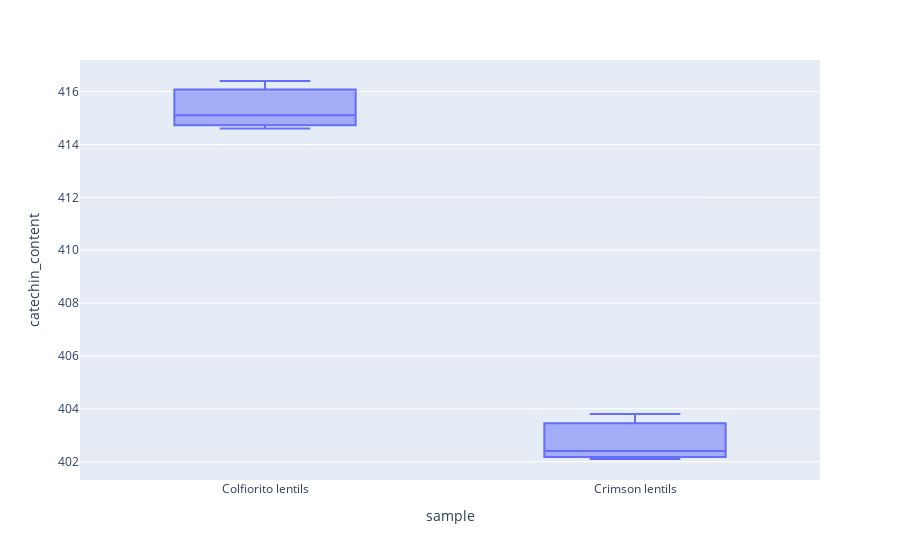

The notebook cell saved with this chart:
### Markdown cell above
## View Variations of Catechin content on specific range

### Code cell
# data.boxplot(by='sample', column =['catechin_content'], grid=False)
# data[data['catechin_content'] > 400].boxplot(column='catechin_content', by='sample', grid=False)
# data[(data['catechin_content'] >= 400) & (data['catechin_content'] <= 450)].boxplot(column='catechin_content', by='sample', grid=False)

df = px.data.tips()
fig = px.box(data[(data['catechin_content'] >= 400) & (data['catechin_content'] <= 450)], x="sample", y="catechin_content")
fig.show()

### Figure 1 — Plotly figure (JSON) as saved in the notebook; plotly's stock layout.template omitted (floating-point values rounded to 4 significant figures)
{"data": [{"alignmentgroup": "True", "hovertemplate": "sample=%{x}<br>catechin_content=%{y}<extra></extra>", "legendgroup": "", "marker": {"color": "#636efa"}, "name": "", "notched": false, "offsetgroup": "", "orientation": "v", "showlegend": false, "type": "box", "x": ["Colfiorito lentils", "Colfiorito lentils", "Colfiorito lentils", "Crimson lentils", "Crimson lentils", "Crimson lentils"], "x0": " ", "xaxis": "x", "y": [415.1, 416.4, 414.6, 402.4, 403.8, 402.1], "y0": " ", "yaxis": "y"}], "layout": {"autosize": true, "boxmode": "group", "legend": {"tracegroupgap": 0}, "margin": {"t": 60}, "xaxis": {"anchor": "y", "autorange": true, "domain": [0, 1], "range": [-0.5, 1.5], "title": {"text": "sample"}, "type": "category"}, "yaxis": {"anchor": "x", "autorange": true, "domain": [0, 1], "range": [401.3, 417.2], "title": {"text": "catechin_content"}, "type": "linear"}}}
